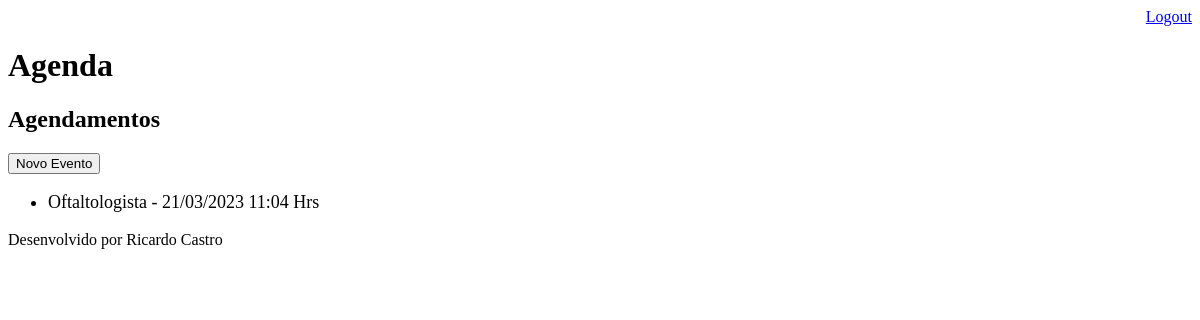
The app's page /agenda/ (signed in), older data.
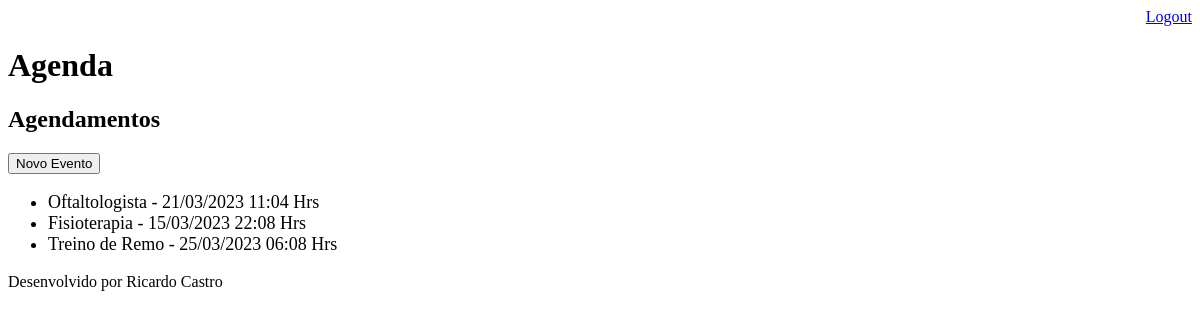
The same page, newer data.
### core/models.py (models this page shows, shortened)
class Evento(models.Model):
    titulo = models.CharField(max_length=100)
    descricao = models.TextField(blank=True, null=True)
    data_evento = models.DateTimeField(verbose_name="Data do Evento")
    data_criacao = models.DateTimeField(auto_now=True)
    usuario = models.ForeignKey(User, on_delete=models.CASCADE)
    class Meta:
        db_table = 'evento'
    def get_data_evento(self):
        return self.data_evento.strftime('%d/%m/%Y %H:%M Hrs')

### core/views.py (the view)
# urls.py: path('agenda/', views.lista_eventos),
@login_required(login_url='/login')
def lista_eventos(request):
    usuario = request.user
    evento = Evento.objects.filter(usuario=usuario)
    dados = {'eventos': evento}
    return render(request, 'agenda.html', dados)

### templates/agenda.html
{% extends "model-page.html" %}
{% block content %}
    <h2>Agendamentos</h2>
    <a href="evento/">
        <button type="button">Novo Evento</button>
    </a>
    <ul style="font-size: 18px">
    {%  for evento in eventos %}
    <li>{{ evento.titulo }} - {{ evento.get_data_evento }}</li>
    {% endfor %}
    </ul>
{% endblock %}

### templates/model-page.html
<!DOCTYPE html>
<html lang="en">
<head>
    {% include "model-header.html" %}
</head>
<body>
    {% block content %} {% endblock %}
    {% include "model-footer.html" %}
</body>
</html>

### templates/model-header.html (shortened to what this page needs)
    <div align="right">
        <a href="/logout">Logout</a>
    </div>
    <h1>Agenda</h1>

### templates/model-footer.html
<p>Desenvolvido por Ricardo Castro</p>

Row changes from the older to the newer data that the page shows:
added Evento: titulo "Fisioterapia", get_data_evento "15/03/2023 22:08 Hrs"
added Evento: titulo "Treino de Remo", get_data_evento "25/03/2023 06:08 Hrs"
